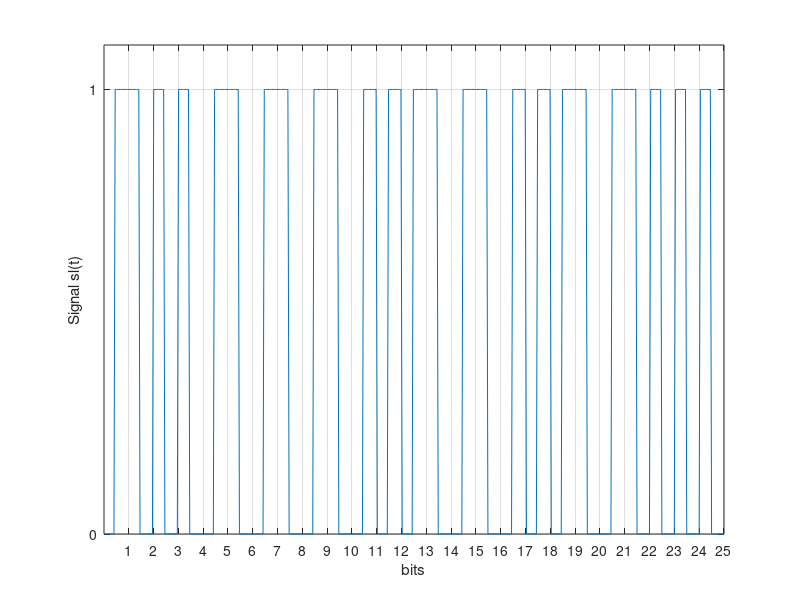
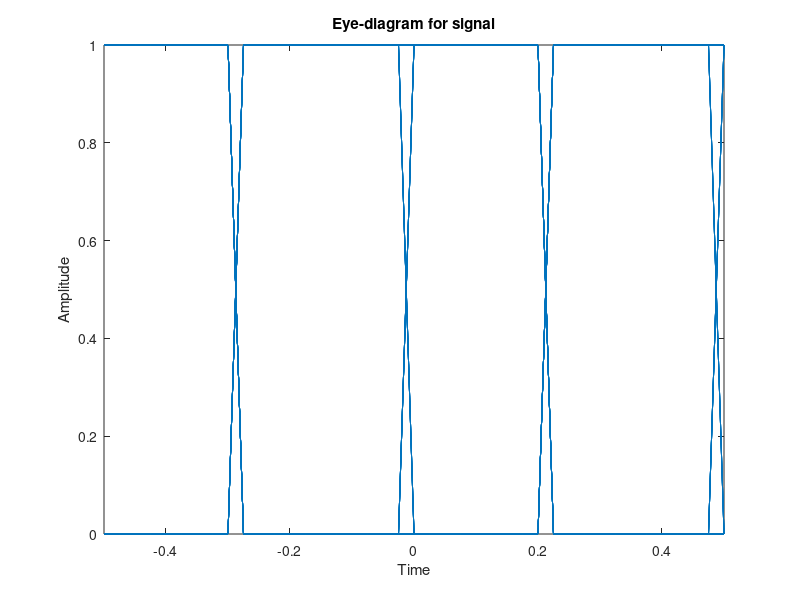

Write MATLAB code to recreate these figures, in order.
%% =================== Communications numeriques ==================== %%
%  Gourdel Thibaut                                           . \|/ /,  %
%  Perrot Remi            =================                  \\`''/_-- %
%  TS226                  | 4.3 Travail   |           Bordeaux INP --- %
%  Novembre 2015          |  a effectuer  |           ENSEIRB  ,..\\`  %
%                         =================           MATMECA / | \\`  %
% ==================================================================== %

clear all; close all; clc;

%% ================================= Definition des variables =============

% Frequence d'echantillonnage
fe = 20e3;
Te = 1/fe;

% Debit symbole
Ds = 1e3;
Ts = 1/Ds;

% Facteur de surechantillonnage
Fse = Ts/Te;

% Precision des ffts :
Nfft = 512;

% Nombre de bits du message de test
lngr = 1000;

% g(t) le filtre de mise en forme
g = ones(1, (Fse)) * 0.5;
g(Fse/2:Fse) = - g(Fse/2:Fse);

%% ========================================= Calculs ======================

% Generation de la sequence binaire ([imin, imax], pas, Nbe de symbole)
sb = randi([0, 1], 1, lngr);

% Modulation de phase (donnee, nombre de symboles, phase)
% (passage en Ak = +1 et -1)
ss = pammod(sb, 2, 0);

% On surechantillonne le signal
ss_sur = upsample(ss, Fse);

% Convolution du signal ss(t) et g(t)
sl = conv(ss_sur, g) + 0.5;

%% ======================================== Affichage =====================

%                                          Question 11. Allure temporelle %
% ----------------------------------------------------------------------- %

% Nbre de bits a etudier
nb_bit = 25;

figure('Name','Allure temporelle de sl(t)');
x = linspace(0, nb_bit, nb_bit*Fse);
plot(x, sl(1:nb_bit*Fse));
xlabel('bits'); ylabel('Signal sl(t)');
% Choix de l'axe
V=axis;
axis([V(1) V(2) 0 1.1]);
% Graduations :
set(gca,'XTick', 1:nb_bit);
set(gca, 'YTick', [0 1]);
grid on;

%                                        Question 12. Diagramme de l'oeil %
% ----------------------------------------------------------------------- %

nb_bit = 100;

eyediagram(sl(1:nb_bit*Fse), 2*Ts*fe);

%                             Question 13. Densite spectrale de puissance %
% ----------------------------------------------------------------------- %

